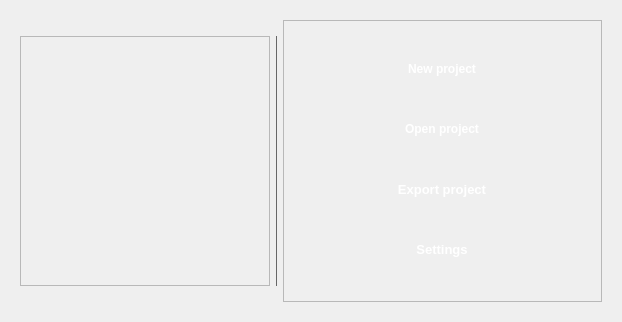
                     <widget class="QWidget" name="pg_Home">
                      <layout class="QHBoxLayout" name="horizontalLayout_6">
                       <item>
                        <widget class="QWidget" name="widget" native="true">
                         <property name="minimumSize">
                          <size>
                           <width>600</width>
                           <height>300</height>
                          </size>
                         </property>
                         <property name="maximumSize">
                          <size>
                           <width>600</width>
                           <height>300</height>
                          </size>
                         </property>
                         <layout class="QHBoxLayout" name="horizontalLayout_7">
                          <item>
                           <widget class="QFrame" name="frame">
                            <property name="minimumSize">
                             <size>
                              <width>250</width>
                              <height>250</height>
                             </size>
                            </property>
                            <property name="maximumSize">
                             <size>
                              <width>250</width>
                              <height>250</height>
                             </size>
                            </property>
                            <property name="styleSheet">
                             <string notr="true">background-image: url(:/images/images/logo_250x250.png);</string>
                            </property>
                            <property name="frameShape">
                             <enum>QFrame::StyledPanel</enum>
                            </property>
                            <property name="frameShadow">
                             <enum>QFrame::Raised</enum>
                            </property>
                           </widget>
                          </item>
                          <item>
                           <widget class="QFrame" name="verticalLine">
                            <property name="minimumSize">
                             <size>
                              <width>1</width>
                              <height>250</height>
                             </size>
                            </property>
                            <property name="maximumSize">
                             <size>
                              <width>1</width>
                              <height>250</height>
                             </size>
                            </property>
                            <property name="styleSheet">
                             <string notr="true">background-color: rgb(134, 134, 134);
</string>
                            </property>
                            <property name="frameShape">
                             <enum>QFrame::StyledPanel</enum>
                            </property>
                            <property name="frameShadow">
                             <enum>QFrame::Raised</enum>
                            </property>
                           </widget>
                          </item>
                          <item>
                           <widget class="QFrame" name="frame_3">
                            <property name="styleSheet">
                             <string notr="true">QPushButton {
    border: none; /* Remove as bordas */
    background: qlineargradient(spread:pad, x1:0, y1:0, x2:1, y2:1, 
                                stop:0 #B3D2F2, stop:1 #4E60FF); /* Gradiente de cor de fundo */
    color: white; /* Cor do texto do botão */
    padding: 5px; /* Espaçamento interno do botão */
    border-radius: 5px; /* Bordas arredondadas (opcional) */
	font-weight: bold;
}

QPushButton:hover {
    background: qlineargradient(spread:pad, x1:0, y1:0, x2:1, y2:1, 
                                stop:0 #FFBD33, stop:1 #FF5733); /* Gradiente ao passar o mouse */
}</string>
                            </property>
                            <property name="frameShape">
                             <enum>QFrame::StyledPanel</enum>
                            </property>
                            <property name="frameShadow">
                             <enum>QFrame::Raised</enum>
                            </property>
                            <layout class="QVBoxLayout" name="verticalLayout_15">
                             <item alignment="Qt::AlignHCenter">
                              <widget class="QPushButton" name="btn_NewProjectHome">
                               <property name="minimumSize">
                                <size>
                                 <width>200</width>
                                 <height>30</height>
                                </size>
                               </property>
                               <property name="maximumSize">
                                <size>
                                 <width>150</width>
                                 <height>30</height>
                                </size>
                               </property>
                               <property name="text">
                                <string>New project</string>
                               </property>
                              </widget>
                             </item>
                             <item alignment="Qt::AlignHCenter">
                              <widget class="QPushButton" name="btn_OpenProjectHome">
                               <property name="minimumSize">
                                <size>
                                 <width>200</width>
                                 <height>30</height>
                                </size>
                               </property>
                               <property name="maximumSize">
                                <size>
                                 <width>200</width>
                                 <height>30</height>
                                </size>
                               </property>
                               <property name="text">
                                <string>Open project</string>
                               </property>
                              </widget>
                             </item>
                             <item alignment="Qt::AlignHCenter">
                              <widget class="QPushButton" name="btn_ExportProjectHome">
                               <property name="minimumSize">
                                <size>
                                 <width>200</width>
                                 <height>30</height>
                                </size>
                               </property>
                               <property name="maximumSize">
                                <size>
                                 <width>200</width>
                                 <height>30</height>
                                </size>
                               </property>
                               <property name="font">
                                <font>
                                 <family>Segoe UI</family>
                                 <pointsize>10</pointsize>
                                 <italic>false</italic>
                                 <bold>true</bold>
                                </font>
                               </property>
                               <property name="text">
                                <string>Export project</string>
                               </property>
                              </widget>
                             </item>
                             <item alignment="Qt::AlignHCenter">
                              <widget class="QPushButton" name="btn_SettingsHome">
                               <property name="minimumSize">
                                <size>
                                 <width>200</width>
                                 <height>30</height>
                                </size>
                               </property>
                               <property name="maximumSize">
                                <size>
                                 <width>200</width>
                                 <height>30</height>
                                </size>
                               </property>
                               <property name="font">
                                <font>
                                 <family>Segoe UI</family>
                                 <pointsize>10</pointsize>
                                 <italic>false</italic>
                                 <bold>true</bold>
                                </font>
                               </property>
                               <property name="text">
                                <string>Settings</string>
                               </property>
                              </widget>
                             </item>
                            </layout>
                           </widget>
                          </item>
                         </layout>
                        </widget>
                       </item>
                      </layout>
                     </widget>
